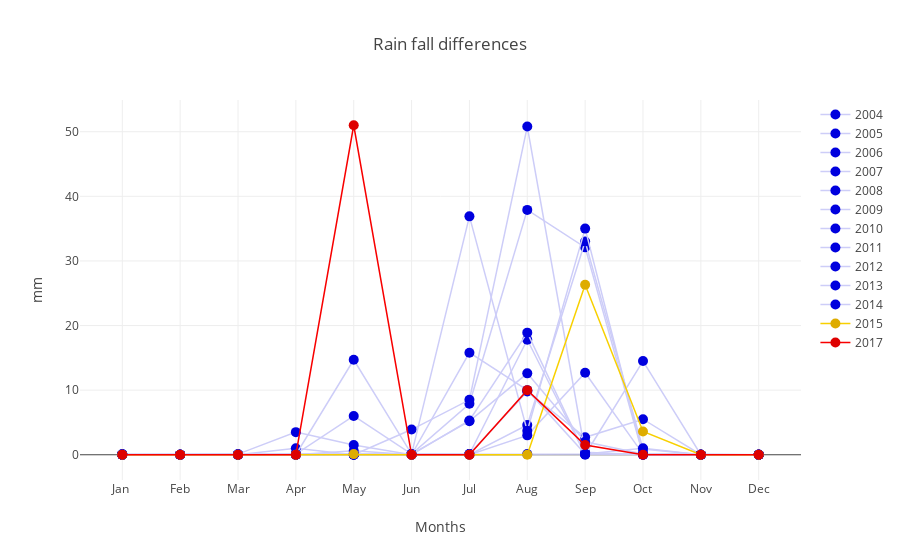

This figure's notebook cell:
### Code cell
old_rain = mean_years(df_rain_fall, 2004, 2015)
no_new_rain = mean_years(df_rain_fall, 2015, 2015)
new_rain = mean_years(df_rain_fall, 2017, 2017)
years = range(2004, 2015)
graphs = []
legends = []
for i in years:
    graphs.append(mean_years(df_rain_fall, i, i))
    legends.append(str(i))

#graph_lines([old_rain, new_rain], "Rain fall differences", "Months", "mm", ["2004-2013", "2014-2017"])
display(graphs[0])
fig = graph_lines(graphs, "Rain fall differences", "Months", "mm", legends)
fig['data'].append({
                "x": no_new_rain.index.values,
                "y": no_new_rain.values,
                "mode": "lines+markers",
                "name": "2015",
                "line": {
                    #"color": 'rgb(205,238,205)',
                    "color": 'rgb(248,208,0)',
                    "width": 1.5
                },
                "marker": {
                    "size": 10,
                    #"color": 'rgb(0,142,0)',
                    "color": 'rgb(222,172,0)',
                }
            })
fig['data'].append({
                "x": new_rain.index.values,
                "y": new_rain.values,
                "mode": "lines+markers",
                "name": "2017",
                "line": {
                    #"color": 'rgb(205,238,205)',
                    "color": 'rgb(248,0,0)',
                    "width": 1.5
                },
                "marker": {
                    "size": 10,
                    #"color": 'rgb(0,142,0)',
                    "color": 'rgb(222,0,0)',
                }
            })
iplot(fig)

### Figure 1 — Plotly figure (JSON) as saved in the notebook; plotly's stock layout.template omitted (floating-point values rounded to 4 significant figures)
{"data": [{"line": {"color": "rgb(205,205,248)", "width": 1.5}, "marker": {"color": "rgb(0,0,222)", "size": 10}, "mode": "lines+markers", "name": "2004", "x": ["Jan ", "Feb", "Mar", "Apr", "May", "Jun", "Jul", "Aug", "Sep", "Oct", "Nov", "Dec"], "y": [0, 0, 0, 1, 0, 0, 0.1, 9.8, 2.7, 5.5, 0, 0]}, {"line": {"color": "rgb(205,205,248)", "width": 1.5}, "marker": {"color": "rgb(0,0,222)", "size": 10}, "mode": "lines+markers", "name": "2005", "x": ["Jan ", "Feb", "Mar", "Apr", "May", "Jun", "Jul", "Aug", "Sep", "Oct", "Nov", "Dec"], "y": [0, 0, 0, 0.1, 6, 0.1, 7.9, 37.9, 32.1, 0, 0, 0]}, {"line": {"color": "rgb(205,205,248)", "width": 1.5}, "marker": {"color": "rgb(0,0,222)", "size": 10}, "mode": "lines+markers", "name": "2006", "x": ["Jan ", "Feb", "Mar", "Apr", "May", "Jun", "Jul", "Aug", "Sep", "Oct", "Nov", "Dec"], "y": [0, 0, 0, 0, 14.7, 0.1, 0, 4.6, 33, 0.9, 0, 0]}, {"line": {"color": "rgb(205,205,248)", "width": 1.5}, "marker": {"color": "rgb(0,0,222)", "size": 10}, "mode": "lines+markers", "name": "2007", "x": ["Jan ", "Feb", "Mar", "Apr", "May", "Jun", "Jul", "Aug", "Sep", "Oct", "Nov", "Dec"], "y": [0, 0, 0, 0, 0, 3.9, 8.5, 50.8, 0.4, 0, 0, 0]}, {"line": {"color": "rgb(205,205,248)", "width": 1.5}, "marker": {"color": "rgb(0,0,222)", "size": 10}, "mode": "lines+markers", "name": "2008", "x": ["Jan ", "Feb", "Mar", "Apr", "May", "Jun", "Jul", "Aug", "Sep", "Oct", "Nov", "Dec"], "y": [0.1, 0, 0, 0.1, 0.1, 0, 0, 3, 12.7, 0.1, 0, 0]}, {"line": {"color": "rgb(205,205,248)", "width": 1.5}, "marker": {"color": "rgb(0,0,222)", "size": 10}, "mode": "lines+markers", "name": "2009", "x": ["Jan ", "Feb", "Mar", "Apr", "May", "Jun", "Jul", "Aug", "Sep", "Oct", "Nov", "Dec"], "y": [0, 0, 0, 0, 0, 0, 0.1, 17.8, 0, 14.5, 0, 0]}, {"line": {"color": "rgb(205,205,248)", "width": 1.5}, "marker": {"color": "rgb(0,0,222)", "size": 10}, "mode": "lines+markers", "name": "2010", "x": ["Jan ", "Feb", "Mar", "Apr", "May", "Jun", "Jul", "Aug", "Sep", "Oct", "Nov", "Dec"], "y": [0, 0, 0, 0, 0.1, 0.1, 5.2, 12.6, 2, 0.1, 0, 0]}, {"line": {"color": "rgb(205,205,248)", "width": 1.5}, "marker": {"color": "rgb(0,0,222)", "size": 10}, "mode": "lines+markers", "name": "2011", "x": ["Jan ", "Feb", "Mar", "Apr", "May", "Jun", "Jul", "Aug", "Sep", "Oct", "Nov", "Dec"], "y": [0, 0, 0, 0, 0.1, 0.1, 36.9, 3.7, 35, 0, 0, 0]}, {"line": {"color": "rgb(205,205,248)", "width": 1.5}, "marker": {"color": "rgb(0,0,222)", "size": 10}, "mode": "lines+markers", "name": "2012", "x": ["Jan ", "Feb", "Mar", "Apr", "May", "Jun", "Jul", "Aug", "Sep", "Oct", "Nov", "Dec"], "y": [0, 0, 0, 0, 0, 0.1, 0.1, 0.1, 0.1, 1, 0, 0]}, {"line": {"color": "rgb(205,205,248)", "width": 1.5}, "marker": {"color": "rgb(0,0,222)", "size": 10}, "mode": "lines+markers", "name": "2013", "x": ["Jan ", "Feb", "Mar", "Apr", "May", "Jun", "Jul", "Aug", "Sep", "Oct", "Nov", "Dec"], "y": [0, 0, 0, 0, 0.6, 0, 15.8, 10, 0.1, 0.1, 0, 0]}, {"line": {"color": "rgb(205,205,248)", "width": 1.5}, "marker": {"color": "rgb(0,0,222)", "size": 10}, "mode": "lines+markers", "name": "2014", "x": ["Jan ", "Feb", "Mar", "Apr", "May", "Jun", "Jul", "Aug", "Sep", "Oct", "Nov", "Dec"], "y": [0, 0, 0.1, 3.5, 1.5, 0, 5.3, 18.9, 0.1, 0.1, 0, 0]}, {"line": {"color": "rgb(248,208,0)", "width": 1.5}, "marker": {"color": "rgb(222,172,0)", "size": 10}, "mode": "lines+markers", "name": "2015", "x": ["Jan ", "Feb", "Mar", "Apr", "May", "Jun", "Jul", "Aug", "Sep", "Oct", "Nov", "Dec"], "y": [0, 0, 0, 0, 0.1, 0, 0, 0, 26.3, 3.6, 0, 0]}, {"line": {"color": "rgb(248,0,0)", "width": 1.5}, "marker": {"color": "rgb(222,0,0)", "size": 10}, "mode": "lines+markers", "name": "2017", "x": ["Jan ", "Feb", "Mar", "Apr", "May", "Jun", "Jul", "Aug", "Sep", "Oct", "Nov", "Dec"], "y": [0, 0, 0, 0, 51, 0, 0, 10, 1.5, 0, 0, 0]}], "layout": {"showlegend": true, "title": "Rain fall differences", "xaxis": {"title": "Months"}, "yaxis": {"title": "mm"}}}
